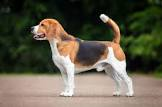
#> input picture Assignment 1/image1.jpg, 162 x 107 px, given in place of the camera
$ jupyter execute second.ipynb   (older library calls are emulated)
#> lines starting #> are read from the running program, lines starting #| are printed output that depends on the picture; after the words box and inside, x2 and y2 are one past the last pixel; in counts of white or black regions, pixels touching at a corner belong together
[cell 1]
import cv2
import numpy as np
import matplotlib.pyplot as plt

[cell 2]
def show(name, n, m, i, Title):
    plt.subplot(n, m, i)
    plt.title(Title)
    plt.imshow(name, cmap='gray')
    plt.axis('off')

[cell 3]
def capture_image():
    cap = cv2.VideoCapture(0)  # Use 0 for the default webcam
    if not cap.isOpened():
        print("Error: Cannot access the webcam!")
        return None

    ret, frame = cap.read()
#> frame is the input picture: shape (107, 162, 3); mean B, G, R 75.7, 92.5, 97.5
    cap.release()

    if not ret:
        print("Error: Failed to capture an image!")
        return None

    frame_rgb = cv2.cvtColor(frame, cv2.COLOR_BGR2RGB)  # Convert BGR to RGB
    return frame_rgb

[cell 4]
def grey_scale(image):
    return cv2.cvtColor(image, cv2.COLOR_RGB2GRAY)
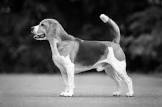
#> returned value: shape (107, 162); min 0, max 255, mean 92.1

[cell 5]
def threshold_image(image, thresh=128):
#> called with thresh = 128
    _, binary = cv2.threshold(image, thresh, 255, cv2.THRESH_BINARY)
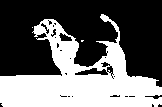
#> binary: shape (107, 162); 40.6% white; 3 white regions (2 under 20 px), largest, box (x1, y1, x2, y2) and area: (0, 14, 162, 107) 7040
    return binary

[cell 6]
def sixteen_greys(image):
    grey_levels = np.floor_divide(image, 16) * 16  # Quantize pixel values into 16 levels
    return grey_levels

[cell 7]
def sobel_filter(image):
    sobelx = cv2.Sobel(image, cv2.CV_64F, 1, 0, ksize=3)  # X gradient
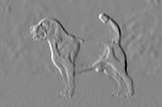
#> sobelx: shape (107, 162) float64; min -900, max 798, mean 0.1; drawn with min black and max white
    sobely = cv2.Sobel(image, cv2.CV_64F, 0, 1, ksize=3)  # Y gradient
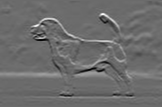
#> sobely: shape (107, 162) float64; min -701, max 968, mean 10.8; drawn with min black and max white
    sobel_combined = cv2.magnitude(sobelx, sobely)
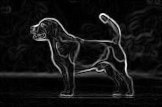
#> sobel_combined: shape (107, 162) float64; min 0, max 977, mean 75.7; drawn with min black and max white
    return np.uint8(sobel_combined)
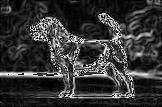
#> returned value: shape (107, 162); min 0, max 255, mean 53.1

[cell 8]
def canny_edge(image):
    edges = cv2.Canny(image, 100, 200)
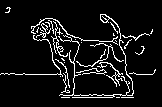
#> edges: shape (107, 162); 8% white in thin lines or dots, all inside (x1, y1, x2, y2) = (0, 7, 156, 98)
    return edges

[cell 9]
def gaussian_filter(image):
    kernel_size = (5, 5)  # Gaussian kernel size
    return cv2.GaussianBlur(image, kernel_size, 0)
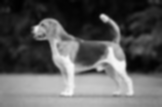
#> returned value: shape (107, 162); min 1, max 249, mean 92.1

[cell 10]
def sharpen_image(image):
    kernel = np.array([[0, -1, 0],
                       [-1, 5, -1],
                       [0, -1, 0]])
    sharpened = cv2.filter2D(image, -1, kernel)
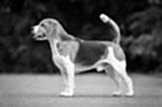
#> sharpened: shape (107, 162); min 0, max 255, mean 92.1
    return sharpened

[cell 11]
def rgb_to_bgr(image):
    return cv2.cvtColor(image, cv2.COLOR_RGB2BGR)

[cell 12]
def main():
    image = capture_image()
    if image is None:
        return

    grey_image = grey_scale(image)
    threshold_bw = threshold_image(grey_image)
    grey_16 = sixteen_greys(grey_image)
    sobel_img = sobel_filter(grey_image)
    canny_img = canny_edge(grey_image)
    gaussian_img = gaussian_filter(grey_image)
    sharpened_img = sharpen_image(gaussian_img)
    rgb_bgr_image = rgb_to_bgr(image)

    plt.figure(figsize=(15, 8))
    show(image, 2, 4, 1, "Original Image")
    show(grey_image, 2, 4, 2, "Grey Scale")
    show(threshold_bw, 2, 4, 3, "Threshold (B/W)")
    show(grey_16, 2, 4, 4, "16 Grey Levels")
    show(sobel_img, 2, 4, 5, "Sobel Filter")
    show(canny_img, 2, 4, 6, "Canny Edge")
    show(gaussian_img, 2, 4, 7, "Gaussian Filter")
    show(sharpened_img, 2, 4, 8, "Sharpened Image")
    plt.tight_layout()
    plt.show()

$ run again, on Assignment 1/image2.jpg
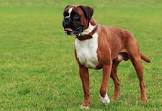
#> input picture Assignment 1/image2.jpg, 162 x 111 px, given in place of the camera
#> in capture_image, frame is the input picture: shape (111, 162, 3); mean B, G, R 68.2, 141.8, 132.6
#> in threshold_image, `_, binary = cv2.threshold(image, thresh, 255, cv2.THRESH_BINARY)`:
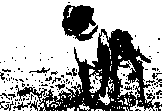
#> binary: shape (111, 162); 67.6% white; 132 black regions (119 under 20 px), largest, box (x1, y1, x2, y2) and area: (15, 29, 162, 111) 4158, (62, 5, 98, 41) 887, (13, 100, 38, 111) 88
#> edges: shape (111, 162); 10.2% white in thin lines or dots
#> in gaussian_filter, `return cv2.GaussianBlur(image, kernel_size, 0)`:
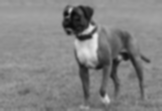
#> returned value: shape (111, 162); min 10, max 232, mean 130.6
